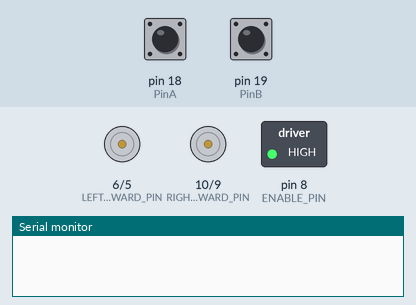
A sketch run on a simulated Arduino Uno, built with avr-gcc and run on an emulated ATmega328P. On the bench: motor-driver pin pairs drawn as motors (green arrow = first pin HIGH = forward, orange = second pin HIGH = backward, longer = more drive), switched loads named in the sketch (green lamp = pin HIGH), the last lines printed to the serial monitor. The inputs (shaded band) are chosen by the test bench; at power-on: pin 18 (PinA) HIGH, pin 19 (PinB) HIGH.

Above: at 0.1 s.
At 1.1 s:
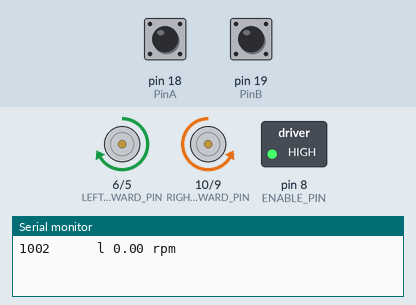
Timing chart, 0 to 2.6 s (numbered marks = the images above):
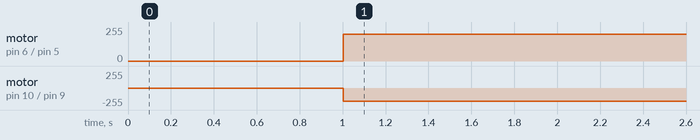

The sketch:

single_encoder_mk_ii_test.ino
```cpp
double val=0;
byte  PinA=18;
byte PinB=19;
int ASet;
int BSet;

unsigned long lastMilli = 0;

byte LEFT_MOTOR_FORWARD_PIN = 6; //TODO: change me to the right one
byte LEFT_MOTOR_REVERSE_PIN = 5; //TODO: change me to the right one
byte RIGHT_MOTOR_FORWARD_PIN = 10; //TODO: change me to the right one
byte RIGHT_MOTOR_REVERSE_PIN = 9; //TODO: change me to the right one
// Place all MegaMoto Enable jumpers on D8 to turn up with HIGH signal
byte ENABLE_PIN = 8; //TODO: change me to the right one

void setup()
{
  Serial.begin(9600);
  pinMode(PinA, INPUT_PULLUP);
  pinMode(PinB, INPUT_PULLUP);
  ASet = digitalRead(PinA);
  BSet = digitalRead(PinB);   // read the input pin
  attachInterrupt(digitalPinToInterrupt(PinA), INCRE, CHANGE);
  attachInterrupt(digitalPinToInterrupt(PinB), DECRE, CHANGE);

  pinMode(ENABLE_PIN,OUTPUT);
  digitalWrite(ENABLE_PIN,HIGH);
  //STOP ALL MOTORS
  analogWrite(RIGHT_MOTOR_FORWARD_PIN,0);
  analogWrite(RIGHT_MOTOR_REVERSE_PIN,0);
  analogWrite(LEFT_MOTOR_FORWARD_PIN,0);
  analogWrite(LEFT_MOTOR_REVERSE_PIN,0);

}

void loop()
{
 unsigned long time = millis();
 static unsigned long motorTimer = 0;
 if(lastMilli - motorTimer > 1000)
  {
    Serial.print(time);
    Serial.print("  \t  l ");
    Serial.print(val);
    Serial.print(" rpm");
    val=0;
    analogWrite(LEFT_MOTOR_REVERSE_PIN, 0);
    analogWrite(RIGHT_MOTOR_REVERSE_PIN, 200);
    analogWrite(LEFT_MOTOR_FORWARD_PIN, 200);
    analogWrite(RIGHT_MOTOR_FORWARD_PIN, 0);
    motorTimer = time;
  }
  lastMilli = time;
  delay(1);
}

void INCRE()
{
  //Serial.print(" (li)");
  ASet = digitalRead(PinA) == HIGH;
  BSet = digitalRead(PinB) == HIGH;
  val += (ASet != BSet) ? +1 : -1;
}

void DECRE()
{
  //Serial.print(" (ld)");
  ASet = digitalRead(PinA) == HIGH;
  BSet = digitalRead(PinB) == HIGH;
  val += (ASet == BSet) ? +1 : -1;
}
```

Measured:
- by itself, motor on pin 6 (LEFT_MOTOR_FORWARD_PIN) / pin 5 (LEFT_MOTOR_REVERSE_PIN): stopped → forward 200/255 at 1.0 s
- by itself, motor on pin 10 (RIGHT_MOTOR_FORWARD_PIN) / pin 9 (RIGHT_MOTOR_REVERSE_PIN): stopped → backward 200/255 at 1.0 s
